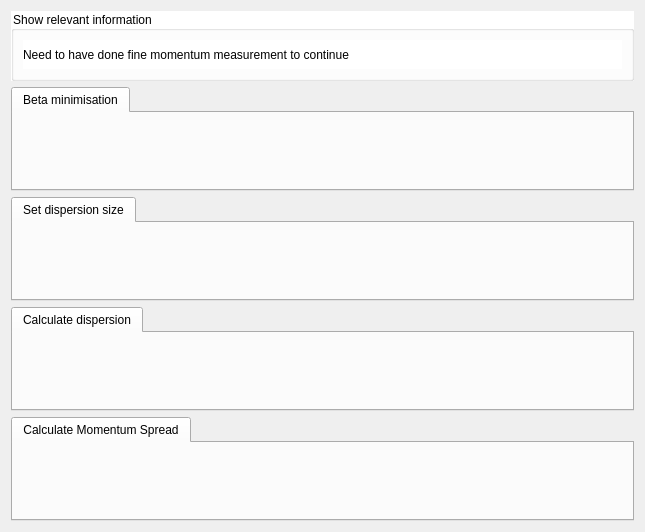
         <widget class="QWidget" name="page_4">
          <property name="geometry">
           <rect>
            <x>0</x>
            <y>0</y>
            <width>645</width>
            <height>532</height>
           </rect>
          </property>
          <attribute name="label">
           <string>Momentum Spread Measure</string>
          </attribute>
          <layout class="QGridLayout" name="gridLayout_10">
           <item row="0" column="0">
            <widget class="QGroupBox" name="groupBox_9">
             <property name="minimumSize">
              <size>
               <width>0</width>
               <height>70</height>
              </size>
             </property>
             <property name="styleSheet">
              <string notr="true">background-color: rgb(255, 255, 255);</string>
             </property>
             <property name="title">
              <string>Show relevant information</string>
             </property>
             <layout class="QGridLayout" name="gridLayout_9">
              <item row="0" column="0">
               <widget class="QLabel" name="label_10">
                <property name="text">
                 <string>Need to have done fine momentum measurement to continue</string>
                </property>
               </widget>
              </item>
             </layout>
            </widget>
           </item>
           <item row="1" column="0">
            <widget class="QTabWidget" name="tabWidget_4">
             <property name="currentIndex">
              <number>0</number>
             </property>
             <widget class="QWidget" name="tab_6">
              <attribute name="title">
               <string>Beta minimisation</string>
              </attribute>
             </widget>
            </widget>
           </item>
           <item row="2" column="0">
            <widget class="QTabWidget" name="tabWidget_5">
             <property name="currentIndex">
              <number>0</number>
             </property>
             <widget class="QWidget" name="tab_7">
              <attribute name="title">
               <string>Set dispersion size</string>
              </attribute>
             </widget>
            </widget>
           </item>
           <item row="3" column="0">
            <widget class="QTabWidget" name="tabWidget_6">
             <property name="currentIndex">
              <number>0</number>
             </property>
             <widget class="QWidget" name="tab_8">
              <attribute name="title">
               <string>Calculate dispersion</string>
              </attribute>
             </widget>
            </widget>
           </item>
           <item row="4" column="0">
            <widget class="QTabWidget" name="tabWidget_7">
             <property name="currentIndex">
              <number>0</number>
             </property>
             <widget class="QWidget" name="tab_10">
              <attribute name="title">
               <string>Calculate Momentum Spread</string>
              </attribute>
             </widget>
            </widget>
           </item>
          </layout>
         </widget>
